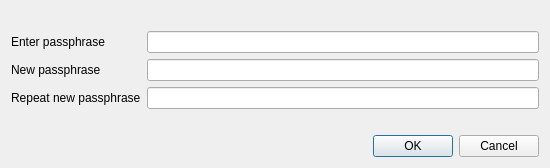
<?xml version="1.0" encoding="UTF-8"?>
<ui version="4.0">
 <class>AskPassphraseDialog</class>
 <widget class="QDialog" name="AskPassphraseDialog">
  <property name="CACAmetry">
   <rect>
    <x>0</x>
    <y>0</y>
    <width>598</width>
    <height>198</height>
   </rect>
  </property>
  <property name="sizePolicy">
   <sizepolicy hsizetype="Preferred" vsizetype="Minimum">
    <horstretch>0</horstretch>
    <verstretch>0</verstretch>
   </sizepolicy>
  </property>
  <property name="minimumSize">
   <size>
    <width>550</width>
    <height>0</height>
   </size>
  </property>
  <property name="windowTitle">
   <string>Passphrase Dialog</string>
  </property>
  <layout class="QVBoxLayout" name="verticalLayout">
   <item>
    <widget class="QLabel" name="warningLabel">
     <property name="textFormat">
      <enum>Qt::RichText</enum>
     </property>
     <property name="wordWrap">
      <bool>true</bool>
     </property>
    </widget>
   </item>
   <item>
    <layout class="QFormLayout" name="formLayout">
     <property name="fieldGrowthPolicy">
      <enum>QFormLayout::AllNonFixedFieldsGrow</enum>
     </property>
     <item row="0" column="0">
      <widget class="QLabel" name="passLabel1">
       <property name="text">
        <string>Enter passphrase</string>
       </property>
      </widget>
     </item>
     <item row="0" column="1">
      <widget class="QLineEdit" name="passEdit1">
       <property name="echoMode">
        <enum>QLineEdit::Password</enum>
       </property>
      </widget>
     </item>
     <item row="1" column="0">
      <widget class="QLabel" name="passLabel2">
       <property name="text">
        <string>New passphrase</string>
       </property>
      </widget>
     </item>
     <item row="1" column="1">
      <widget class="QLineEdit" name="passEdit2">
       <property name="echoMode">
        <enum>QLineEdit::Password</enum>
       </property>
      </widget>
     </item>
     <item row="2" column="0">
      <widget class="QLabel" name="passLabel3">
       <property name="text">
        <string>Repeat new passphrase</string>
       </property>
      </widget>
     </item>
     <item row="2" column="1">
      <widget class="QLineEdit" name="passEdit3">
       <property name="echoMode">
        <enum>QLineEdit::Password</enum>
       </property>
      </widget>
     </item>
     <item row="3" column="1">
      <widget class="QLabel" name="capsLabel">
       <property name="font">
        <font>
         <weight>75</weight>
         <bold>true</bold>
        </font>
       </property>
       <property name="text">
        <string/>
       </property>
       <property name="alignment">
        <set>Qt::AlignCenter</set>
       </property>
      </widget>
     </item>
    </layout>
   </item>
   <item>
    <widget class="QDialogButtonBox" name="buttonBox">
     <property name="orientation">
      <enum>Qt::Horizontal</enum>
     </property>
     <property name="standardButtons">
      <set>QDialogButtonBox::Cancel|QDialogButtonBox::Ok</set>
     </property>
    </widget>
   </item>
  </layout>
 </widget>
 <resources/>
 <connections>
  <connection>
   <sender>buttonBox</sender>
   <signal>accepted()</signal>
   <receiver>AskPassphraseDialog</receiver>
   <slot>accept()</slot>
   <hints>
    <hint type="sourcelabel">
     <x>248</x>
     <y>254</y>
    </hint>
    <hint type="destinationlabel">
     <x>157</x>
     <y>274</y>
    </hint>
   </hints>
  </connection>
  <connection>
   <sender>buttonBox</sender>
   <signal>rejected()</signal>
   <receiver>AskPassphraseDialog</receiver>
   <slot>reject()</slot>
   <hints>
    <hint type="sourcelabel">
     <x>316</x>
     <y>260</y>
    </hint>
    <hint type="destinationlabel">
     <x>286</x>
     <y>274</y>
    </hint>
   </hints>
  </connection>
 </connections>
</ui>
